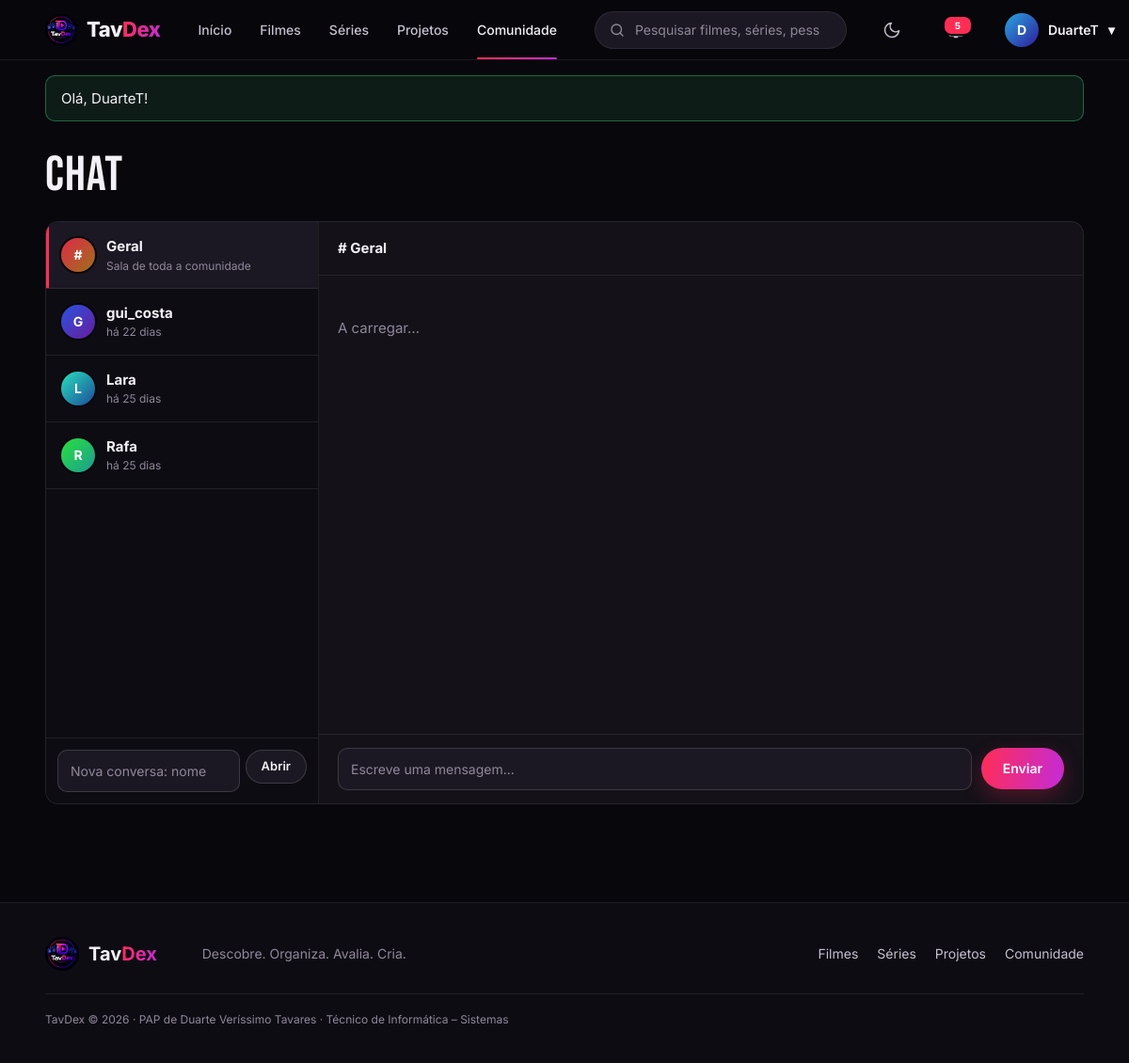
The page /chat.php (signed in) on the database its author committed.
### tables this page shows
CREATE TABLE utilizadores (
    id INT AUTO_INCREMENT PRIMARY KEY,
    nome VARCHAR(20) NOT NULL UNIQUE,
    email VARCHAR(120) NOT NULL UNIQUE,
    password_hash VARCHAR(255) NOT NULL,
    bio VARCHAR(160) NOT NULL DEFAULT '',
    localizacao VARCHAR(40) NOT NULL DEFAULT '',
    cor SMALLINT NOT NULL DEFAULT 330,               
    papel ENUM('utilizador','admin') NOT NULL DEFAULT 'utilizador',
    bloqueado BOOLEAN NOT NULL DEFAULT 0,
    notif_email BOOLEAN NOT NULL DEFAULT 0,           
    criado_em TIMESTAMP NOT NULL DEFAULT CURRENT_TIMESTAMP
);

### chat.php (the view, shortened to what this page needs)
<?php
require 'lib.php';
$u = exigir_login();
$com = (int)($_GET['com'] ?? 0);
$outro = $com ? linha('SELECT id, nome, cor FROM utilizadores WHERE id = ?', [$com]) : null;
$conversas = linhas('SELECT u.id, u.nome, u.cor, MAX(m.criado_em) AS ultima
                     FROM mensagens m JOIN utilizadores u ON u.id = CASE WHEN m.de_id = ? THEN m.para_id ELSE m.de_id END
                     WHERE m.para_id IS NOT NULL AND (m.de_id = ? OR m.para_id = ?)
                     GROUP BY u.id, u.nome, u.cor ORDER BY ultima DESC', [$u['id'], $u['id'], $u['id']]);
$ativo = 'Comunidade';
require 'cabecalho.php';
?>
<div class="content"><div class="left">
  <h1 class="ph">Chat</h1>
  <div class="msgx">
    <div class="convs">
      <a class="cv<?= $com ? '' : ' on' ?>" href="chat.php"><span class="av s" style="--h:350">#</span><div><b>Geral</b><small>Sala de toda a comunidade</small></div></a>
      <?php foreach ($conversas as $c): ?>
        <a class="cv<?= $com === (int)$c['id'] ? ' on' : '' ?>" href="chat.php?com=<?= $c['id'] ?>"><?= avatar($c) ?><div><b><?= e($c['nome']) ?></b><small><?= $c['ultima'] ? tempo($c['ultima']) : 'nova conversa' ?></small></div></a>
      <?php endforeach; ?>
      <form class="newc" method="get"><input name="nome" placeholder="Nova conversa: nome" required><button class="btn ghost sm">Abrir</button></form>
    </div>
    <div class="cpane" data-chat="<?= $com ?>" data-eu="<?= (int)$u['id'] ?>" data-admin="<?= e_admin() ? 1 : 0 ?>" data-csrf="<?= token_csrf() ?>">
      <div class="chh"><b><?= $outro ? link_perfil($outro) : '# Geral' ?></b></div>
      <div id="msgs"><p class="empty">A carregar…</p></div>
      <form id="chat"><input name="texto" maxlength="1000" placeholder="Escreve uma mensagem..." autocomplete="off" required><button class="btn primary">Enviar</button></form>
    </div>
  </div>
</div></div>
<?php require 'rodape.php'; ?>

### cabecalho.php (shortened to what this page needs)
<?php
$u = eu();
$ativo = $ativo ?? '';
$por_ler = $u ? (int)valor('SELECT COUNT(*) FROM notificacoes WHERE utilizador_id = ? AND lida = 0', [$u['id']]) : 0;
$menu = ['index.php' => 'Início', 'catalogo.php?tipo=filme' => 'Filmes', 'catalogo.php?tipo=serie' => 'Séries', 'projetos.php' => 'Projetos', 'comunidade.php' => 'Comunidade'];
?><!DOCTYPE html>
<html lang="pt-PT">
<head>
<link rel="stylesheet" href="style.css">
</head>
<body class="<?= e_admin() ? 'is-admin' : '' ?>">
<header class="nav">
  <a href="index.php" class="bl"><img src="logo.png" alt=""><span>Tav<em>Dex</em></span></a>
  <nav>
    <?php foreach ($menu as $url => $nome): ?>
      <a href="<?= $url ?>" class="<?= $ativo === $nome ? 'active' : '' ?>"><?= $nome ?></a>
    <?php endforeach; ?>
  </nav>
  <form class="search" action="pesquisa.php" method="get" role="search">
    <svg viewBox="0 0 24 24"><circle cx="11" cy="11" r="7"/><path d="M20 20l-4-4"/></svg>
    <input type="search" name="q" value="<?= e($_GET['q'] ?? '') ?>" placeholder="Pesquisar filmes, séries, pessoas, projetos...">
  </form>
  <button class="icone-btn tema" type="button" data-tema aria-label="Mudar entre modo escuro e claro" title="Modo escuro / claro">
    <svg class="lua" viewBox="0 0 24 24"><path d="M21 12.8A9 9 0 1111.2 3a7 7 0 009.8 9.8z"/></svg>
  </button>
  <?php if ($u): ?>
    <a class="bell" href="notificacoes.php" aria-label="Notificações"><svg viewBox="0 0 24 24"><path d="M6 17V11a6 6 0 0112 0v6l2 2H4zM10 21h4"/></svg><?php if ($por_ler): ?><i><?= $por_ler ?></i><?php endif; ?></a>
    <div class="um">
      <button class="ub" type="button"><?= avatar($u) ?><span class="nome"><?= e($u['nome']) ?></span> ▾</button>
    </div>
  <?php else: ?>
    <a class="btn ghost sm nav-btn" href="login.php?voltar=<?= urlencode($_SERVER['REQUEST_URI'] ?? 'index.php') ?>">Entrar</a>
    <a class="btn primary sm nav-btn" href="registar.php">Registar</a>
  <?php endif; ?>
</header>
<main>
<?= mostrar_avisos() ?>

### lib.php (shortened to what this page needs)
<?php
function bd(): PDO
{
    static $pdo = null;
    if ($pdo === null) {
        $dsn = getenv('TAVDEX_DSN') ?: 'mysql:host=' . BD_HOST . ';dbname=' . BD_NOME . ';charset=utf8mb4';
        try {
            $pdo = new PDO($dsn, BD_UTILIZADOR, BD_PASSWORD, [
                PDO::ATTR_ERRMODE => PDO::ERRMODE_EXCEPTION,
                PDO::ATTR_DEFAULT_FETCH_MODE => PDO::FETCH_ASSOC,
            ]);
        } catch (PDOException $e) {
            http_response_code(500);
            exit('<p style="font-family:sans-serif">Não foi possível ligar à base de dados. Confirma que o MySQL está ligado (no XAMPP ou nos Serviços do Windows), que a password em <b>config.php</b> está certa e que importaste <b>base_dados.sql</b> e <b>dados.sql</b>.</p>');
        }
    }
    return $pdo;
}
function sql(string $consulta, array $param = []): PDOStatement
{
    $st = bd()->prepare($consulta);
    $st->execute($param);
    return $st;
}
function linhas(string $consulta, array $param = []): array
{
    return sql($consulta, $param)->fetchAll();
}
function linha(string $consulta, array $param = []): ?array
{
    $r = sql($consulta, $param)->fetch();
    return $r ?: null;
}
function valor(string $consulta, array $param = [])
{
    return sql($consulta, $param)->fetchColumn();
}
function eu(): ?array
{
    static $u = false;
    if ($u === false) {
        $u = null;
        if (!empty($_SESSION['uid'])) {
            $u = linha('SELECT * FROM utilizadores WHERE id = ?', [$_SESSION['uid']]);
        }
    }
    return $u;
}
function e_admin(): bool
{
    return eu() && eu()['papel'] === 'admin';
}
function exigir_login(): array
{
    if (!eu()) {
        aviso('Inicia sessão para continuar.', 'erro');
        ir('login.php?voltar=' . urlencode($_SERVER['REQUEST_URI'] ?? 'index.php'));
    }
    return eu();
}
function e($texto): string
{
    return htmlspecialchars((string)$texto, ENT_QUOTES, 'UTF-8');
}
function token_csrf(): string
{
    return $_SESSION['csrf'];
}
function mostrar_avisos(): string
{
    $html = '';
    foreach ($_SESSION['avisos'] ?? [] as [$tipo, $texto]) {
        $html .= '<div class="flash ' . e($tipo) . '">' . e($texto) . '</div>';
    }
    return $html;
}
function tempo(?string $data): string
{
    $s = time() - strtotime($data);
    if ($s < 2592000) return 'há ' . floor($s / 86400) . ' dias';
    return date('d/m/Y', strtotime($data));
}
function avatar(array $u, string $tamanho = 's'): string
{
    $letra = mb_strtoupper(mb_substr($u['nome'], 0, 1));
    return '<span class="av ' . $tamanho . '" style="--h:' . (int)$u['cor'] . '">' . e($letra) . '</span>';
}

### rows shown on the page
utilizadores: nome "D", nome "DuarteT"
utilizadores: $u['cor'] 226 (drawn), nome "G", nome "gui_costa", ultima "há 22 dias"
utilizadores: $u['cor'] 168 (drawn), nome "L", nome "Lara", ultima "há 25 dias"
utilizadores: $u['cor'] 126 (drawn), nome "R", nome "Rafa", ultima "há 25 dias"

### other values the page prints
$nome "Início"
$nome "Filmes"
$nome "Séries"
$nome "Projetos"
$nome "Comunidade"
$por_ler "5"
$texto "Olá, DuarteT!"
